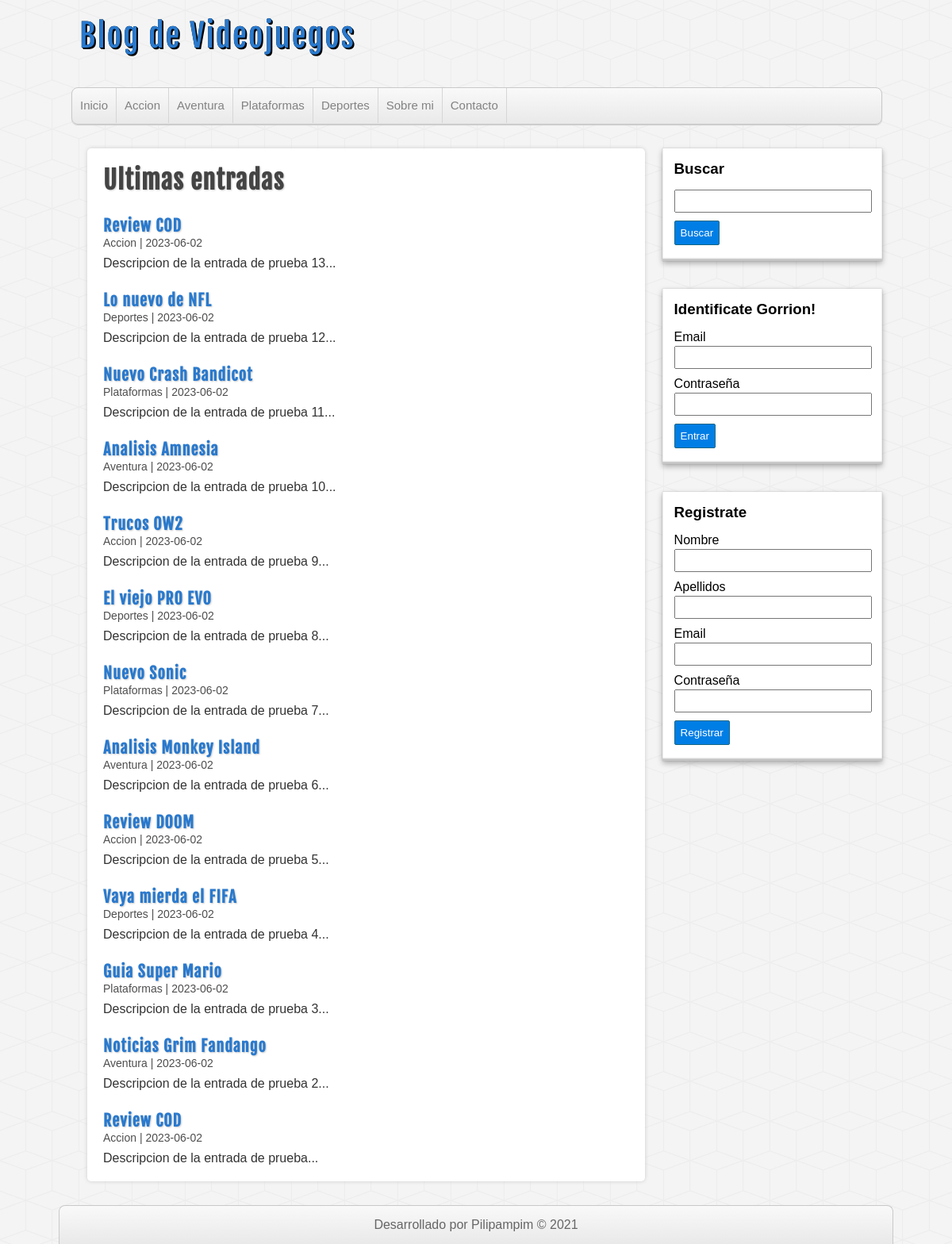
Screenshot of /entradas.php with the database file from the repository.
### tables this page shows
CREATE TABLE categorias(
id      int(255) auto_increment not null,
nombre  varchar(100),
CONSTRAINT pk_categorias PRIMARY KEY(id)
);

CREATE TABLE entradas(
id              int(255) auto_increment not null,
usuario_id      int(255) not null,
categoria_id    int(255) not null,
titulo          varchar(255) not null,
descripcion     MEDIUMTEXT,
fecha           date not null,
CONSTRAINT pk_entradas PRIMARY KEY(id),
CONSTRAINT fk_entrada_usuario FOREIGN KEY(usuario_id) REFERENCES usuarios(id),
CONSTRAINT fk_entrada_categoria FOREIGN KEY(categoria_id) REFERENCES categorias(id) ON DELETE NO ACTION
);

### includes/helpers.php (called while the page is built, shortened)
<?php
function conseguirCategorias($conexion)
{
    $sql = "SELECT * FROM categorias ORDER BY id ASC;";
    $categorias = mysqli_query($conexion, $sql);
    $resultado = array();
    if ($categorias && mysqli_num_rows($categorias) >= 0) {
        $resultado = $categorias;
    }
    return $resultado;
}
function conseguirEntradas($conexion, $limit = null, $categoria = null, $busqueda = null)
{
    $sql = "SELECT e.*, c.nombre AS 'categoria' FROM entradas e " .
        "INNER JOIN categorias c ON e.categoria_id = c.id ";
    $sql .= "ORDER BY e.id DESC ";
    $entradas = mysqli_query($conexion, $sql);
    return $entradas;
}

### entradas.php (the view)
<?php require_once 'includes/cabecera.php'; ?>
<?php require_once 'includes/lateral.php'; ?>
<div id="principal">
    <h1>Ultimas entradas</h1>
    <?php
    $entradas = conseguirEntradas($db, null);
    if (!empty($entradas)) :
        while ($entrada = mysqli_fetch_assoc($entradas)) :
    ?>
            <article class="entrada">
                <a href="entrada.php?id=<?= $entrada['id'] ?>">
                    <h2><?= $entrada['titulo'] ?></h2>
                    <span class="fecha"><?= $entrada['categoria'] . ' | ' . $entrada['fecha'] ?></span>
                    <p>
                        <?= substr($entrada['descripcion'], 0, 300) . "..."  ?>
                    </p>
                </a>
            </article>
    <?php
        endwhile;
    endif;
    ?>
</div>
<?php require_once 'includes/pie.php'; ?>
</body>
</html>

### includes/cabecera.php (shortened to what this page needs)
<?php require_once 'conexion.php'; ?>
<?php require_once 'includes/helpers.php'; ?>
<!DOCTYPE html>
<html lang="en">
<head>
    <link rel="stylesheet" href="assets/css/style.css">
</head>
<body>
    <header id="cabecera">
        <div id="logo">
            <a href="index.php">
                Blog de Videojuegos
            </a>
        </div>
        <nav id="menu">
            <ul>
                <li>
                    <a href="index.php">Inicio</a>
                </li>
                <?php
                $categorias = conseguirCategorias($db);
                if (!empty($categorias)) :
                    while ($categoria = mysqli_fetch_assoc($categorias)) : ?>
                        <li>
                            <a href="categoria.php?id=<?= $categoria['id'] ?>"><?= $categoria['nombre'] ?></a>
                        </li>
                <?php
                    endwhile;
                endif;
                ?>
                <li>
                    <a href="index.php">Sobre mi</a>
                </li>
                <li>
                    <a href="index.php">Contacto</a>
                </li>
            </ul>
        </nav>
    </header>
    <div id="contenedor">

### assets/css/style.css (style rules this page uses)
* { margin: 0px; padding: 0px; font-family: sans-serif, Helvetica, Arial; text-decoration: none; }
body { background: url(../img/cubes.png) #F4F4F4; }
.fecha { color: #4e4e4e; margin-top:5px; font-size: 14px; }
#cabecera { width: 85%; height: auto; background: transparent; margin: 0px auto; }
#logo { float:left; width: 540px; height: 110px; }
#logo a { font-family: "fajala", Helvetica; font-size: 40px; letter-spacing: 2px; color: #2979CD; text-shadow: 0px 0px 0px black, 1px 1px 0px black, 2px 2px 0px black; transition: all 500ms; line-height: 90px; margin-left: 10px; }
#menu { clear: both; width: 100%; height: 45px; background: linear-gradient(to bottom, #f9f9f9 0px, #e9e9e9 100%); border: 1px solid #C9C9C9; border-radius: 8px; box-shadow: 0px 1px 1px #ccc; overflow: hidden; }
#menu ul { list-style: none; }
#menu ul li { float: left; line-height: 44px; border-right: 1px solid #D6D6D6; }
#menu ul li a { display: block; padding-left: 10px; padding-right: 10px; font-size: 15px; color: #838282; }
#contenedor { width: 85%; height: auto; margin: 0px auto; margin-top: 30px; margin-bottom: 30px; }
#principal { float: left; width: 65%; min-height: 572px; background:white; border-radius: 5px; box-shadow: 0px 0px 5px #ccc; margin-left: 20px; padding: 20px; overflow: hidden; }
#principal a { color: #333; }
#principal h1 { font-size: 32px; color: #444; letter-spacing: 1px; text-shadow: 1px 1px 2px #ccc; font-family: "fajala"; }
#principal h2 { font-size: 20px; color: #2979CD; text-shadow: 1px 1px 2px #ccc; letter-spacing: 1px; font-family: "fajala"; margin-top: 25px; }
#principal p { margin-top: 8px; }

### rows the page displays
categorias: nombre "Accion"
categorias: nombre "Aventura"
categorias: nombre "Plataformas"
categorias: nombre "Deportes"
entradas: titulo "Review COD", categoria.nombre "Accion", fecha "2023-06-02", descripcion "Descripcion de la entrada de prueba 13"
entradas: titulo "Lo nuevo de NFL", categoria.nombre "Deportes", fecha "2023-06-02", descripcion "Descripcion de la entrada de prueba 12"
entradas: titulo "Nuevo Crash Bandicot", categoria.nombre "Plataformas", fecha "2023-06-02", descripcion "Descripcion de la entrada de prueba 11"
entradas: titulo "Analisis Amnesia", categoria.nombre "Aventura", fecha "2023-06-02", descripcion "Descripcion de la entrada de prueba 10"
entradas: titulo "Trucos OW2", categoria.nombre "Accion", fecha "2023-06-02", descripcion "Descripcion de la entrada de prueba 9"
entradas: titulo "El viejo PRO EVO", categoria.nombre "Deportes", fecha "2023-06-02", descripcion "Descripcion de la entrada de prueba 8"
entradas: titulo "Nuevo Sonic", categoria.nombre "Plataformas", fecha "2023-06-02", descripcion "Descripcion de la entrada de prueba 7"
entradas: titulo "Analisis Monkey Island", categoria.nombre "Aventura", fecha "2023-06-02", descripcion "Descripcion de la entrada de prueba 6"
entradas: titulo "Review DOOM", categoria.nombre "Accion", fecha "2023-06-02", descripcion "Descripcion de la entrada de prueba 5"
entradas: titulo "Vaya mierda el FIFA", categoria.nombre "Deportes", fecha "2023-06-02", descripcion "Descripcion de la entrada de prueba 4"
entradas: titulo "Guia Super Mario", categoria.nombre "Plataformas", fecha "2023-06-02", descripcion "Descripcion de la entrada de prueba 3"
entradas: titulo "Noticias Grim Fandango", categoria.nombre "Aventura", fecha "2023-06-02", descripcion "Descripcion de la entrada de prueba 2"
entradas: titulo "Review COD", categoria.nombre "Accion", fecha "2023-06-02", descripcion "Descripcion de la entrada de prueba"
